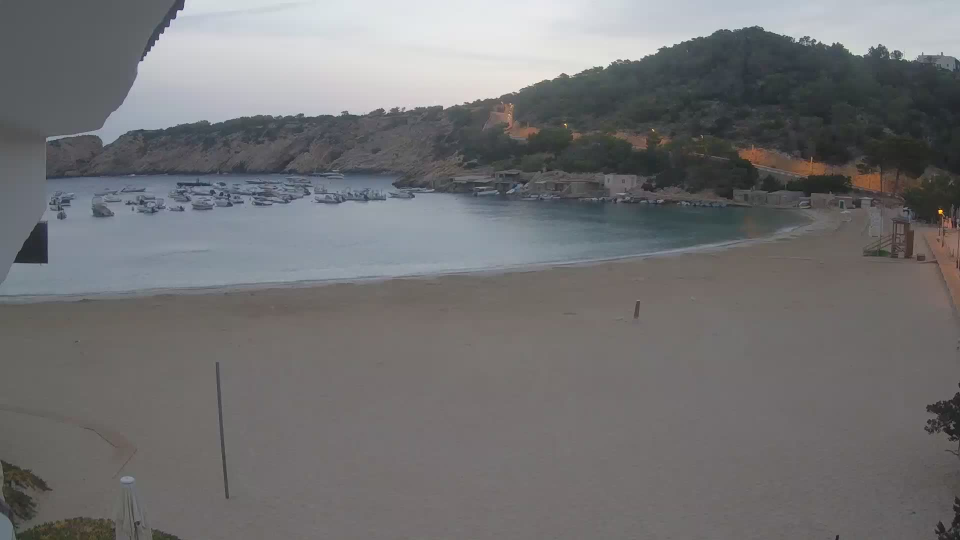
#> input picture data/images/1660712400.jpg, 1920 x 1080 px (shown at 1/2 size); its folder holds 5 pictures in this run
$ jupyter execute --allow-errors Method2.ipynb
#> lines starting #> are read from the running program, lines starting #| are printed output that depends on the picture; after the words box and inside, x2 and y2 are one past the last pixel; in counts of white or black regions, pixels touching at a corner belong together
### lessons.py
import json
import typing as tp
from typing import Tuple

import cv2
import matplotlib.pyplot as plt
import numpy as np


def histogram_find_cuts(nbins: int) -> np.ndarray:
    """Sequence of evenly-spaced limits of each bin (e.g. [0.0, 85.0, 170.0, 255.0] for 3 bins)."""
    return np.arange(nbins + 1) * 255 / nbins


# [23 lines left out: functions histogram_count_values, histogram_plot, not called in this run]


def negative(image: np.ndarray) -> np.ndarray:
    """Returns the negative of a grayscale image in [0, 255]."""
    return 255 - image


def log_transform(image: np.ndarray) -> np.ndarray:
    """Returns the log transformation of a grayscale image."""
    return np.log(image + 1) / np.log(256) * 255


def exp_transform(image: np.ndarray) -> np.ndarray:
    """Returns the exp transformation of a grayscale image, which should invert the log transformation."""
    return np.exp(image / 255 * np.log(256)) - 1


def gamma_transform(image: np.ndarray, gamma: float) -> np.ndarray:
    """Returns the gamma transformation of a grayscale image."""
    return np.power(image / 255, gamma) * 255


# [6 lines left out: function windowing, not called in this run]


def minmax_normalization(image: np.ndarray) -> np.ndarray:
    """Linear normalization assigning the lowest value to 0 and the highest value to 255."""
    return windowing(image, np.min(image), np.max(image))


# [6 lines left out: function histogram_equalization, not called in this run]


def clahe(image: np.ndarray, clip_limit=5.0, grid_size=(4, 4)) -> np.ndarray:
    """Contrast-limited adaptive histogram equalization."""
    image = image.astype('uint8')   # Ensure that the image is of type uint8
    clahe = cv2.createCLAHE(clipLimit=clip_limit, tileGridSize=grid_size)
    return clahe.apply(image)


def additive_white_gaussian_noise(image: np.ndarray, std: float) -> np.ndarray:
    """Adds additive white Gaussian noise to an image."""
    return image + np.random.normal(0, std, image.shape)


def uniform_multiplicative_noise(image: np.ndarray, a: float, b: float) -> np.ndarray:
    """Adds uniform multiplicative noise to an image."""
    return image * np.random.uniform(a, b, image.shape)


# [11 lines left out: function salt_and_pepper_noise, not called in this run]


def shot_noise(image: np.ndarray) -> np.ndarray:
    """Add shot noise to an image."""
    return np.random.poisson(image)


# [15 lines left out: function convolution, not called in this run]


def kernel_squared_mean_filter(size: Tuple[int, int]) -> np.ndarray:
    """Returns a kernel the of given size for the mean filter."""
    return np.ones(shape=size, dtype=np.float32) / np.prod(size)


# [18 lines left out: functions kernel_gaussian_filter, kernel_sharpening, not called in this run]


def kernel_horizontal_derivative() -> np.ndarray:
    """Returns a 3x1 kernel for the horizontal derivative using first order central difference coefficients. """
    return np.array([[1/2, 0, -1/2]])


def kernel_vertical_derivative() -> np.ndarray:
    """Returns a 1x3 kernel for the vertical derivative using first order central difference coefficients. """
    return kernel_horizontal_derivative().transpose()


# [4 lines left out: function kernel_sobel_horizontal, not called in this run]


def kernel_sobel_vertical() -> np.ndarray:
    """Returns the sobel operator for vertical derivatives. """
    return kernel_sobel_horizontal().transpose()


# [30 lines left out: functions kernel_LoG_filter, median_filter, max_pooling, not called in this run]


def binarize_by_thresholding(img: np.ndarray, threshold: float) -> np.ndarray:
    """Returns a binary version of the image by applying a thresholding operation."""
    return (img >= threshold)*255


# [101 lines left out: functions binarize_by_otsu, binarize_by_dithering, label_connected_components, binarize_by_hysteresis, not called in this run]


def object_area(binary_img: np.ndarray) -> np.ndarray:
    """Returns the area of one object, passed as a binary image that contains only one connected component."""
    return np.sum(binary_img)


# [46 lines left out: functions object_centroid, largest_object, most_centered_object, not called in this run]


def dilation(img: np.ndarray, structuring_element: np.ndarray) -> np.ndarray:
    """Returns the dilation of the binary/grayscale image with the given structuring element."""
    return cv2.dilate(img.astype('uint8'), structuring_element.astype('uint8'))


def erosion(img: np.ndarray, structuring_element: np.ndarray) -> np.ndarray:
    """Returns the erosion of the binary/grayscale image with the given structuring element."""
    return cv2.erode(img.astype('uint8'), structuring_element.astype('uint8'))


def opening(img: np.ndarray, structuring_element: np.ndarray) -> np.ndarray:
    """Returns the opening of the binary/grayscale image with the given structuring element."""
    return dilation(erosion(img, structuring_element), np.flip(structuring_element))


def closing(img: np.ndarray, structuring_element: np.ndarray) -> np.ndarray:
    """Returns the closing of the binary/grayscale image with the given structuring element."""
    return erosion(dilation(img, structuring_element), np.flip(structuring_element))


def morphological_gradient(img: np.ndarray, structuring_element: np.ndarray) -> np.ndarray:
    """Returns the morphological gradient of the binary/grayscale image with the given structuring element."""
    return dilation(img, structuring_element) - erosion(img, structuring_element)


# [202 lines left out: functions morphological_skeleton, region_growing_segmentation, segmentation_by_watershed, contour_based_segmentation, intensity, luma and 11 more, not called in this run]

### metrics.py


def mse(y_real, y_pred):
    score = 0
    for real, pred in zip(y_real, y_pred):
        score += (real - pred) ** 2
    return score / len(y_real)


# [20 lines left out: functions precision, recall, accuracy, not called in this run]

### Method2.ipynb
[cell 1]
import json
import typing as tp
from glob import glob

import cv2
import matplotlib.pyplot as plt
import numpy as np
import seaborn as sns
import pandas as pd

[cell 2]
from lessons import *
from metrics import *

[cell 3]
annotations = None
#> (the rest of this cell did not finish here and is left out)

[cell 4]
def flooding(row, col, sure_bg):
    rows, cols = sure_bg.shape
    sure_bg[row, col] = 0
    Q = [(row, col)]
    while len(Q) > 0:
        y, x = Q.pop()

        for x2 in range(-1, 2):
            for y2 in range(-1, 2):
                if x + x2 < 0 or x + x2 >= cols: continue
                if y + y2 < 0 or y + y2 >= rows: continue

                if sure_bg[y + y2, x + x2] == 255:
                    sure_bg[y + y2, x + x2] = 0
                    Q.append((y + y2, x + x2))

[cell 5]
def process_image(path):
#> called with path = 'data/images/1660712400.jpg'
    img_name = path.split("/")[-1]
    img_bgr = cv2.imread(path)
#> img_bgr is the input picture: shape (1080, 1920, 3); mean B, G, R 114.9, 113.7, 113.8
    img_bgr = img_bgr[400:, :, :]  # get region of interest
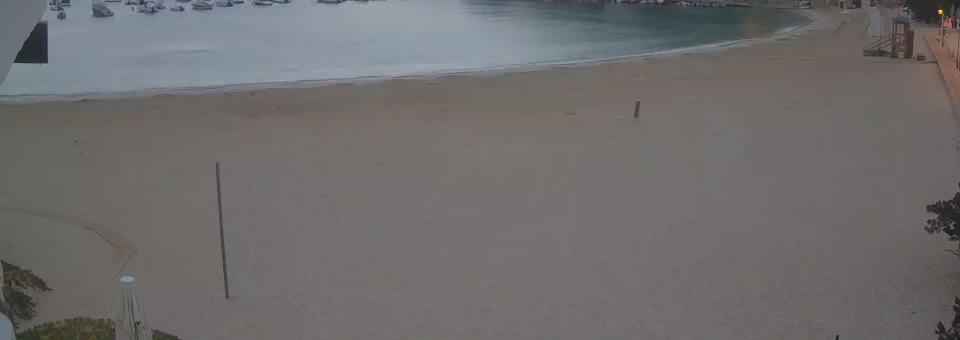
#> img_bgr: shape (680, 1920, 3) (shown at 1/2 size); mean B, G, R 108.8, 108.7, 110.5
    img_rgb = cv2.cvtColor(img_bgr, cv2.COLOR_BGR2RGB)
    img_gray = cv2.cvtColor(img_rgb, cv2.COLOR_RGB2GRAY)

    # QUESTION: ¿change intensity? ¿luma, value, L from HSL, L from Lab, ...?

    # compute contrast using clahe
    contrast = clahe(img_gray)

    # binarize by threshold
    thresh = binarize_by_thresholding(contrast, 40)
#> in binarize_by_thresholding, `return (img >= threshold)*255`:
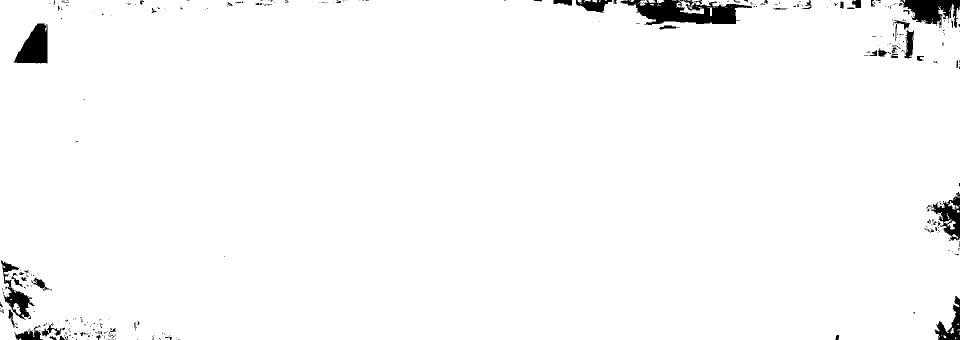
#> returned value: shape (680, 1920) int64 (shown at 1/2 size); 97.8% white; 347 black regions (281 under 20 px), largest, box (x1, y1, x2, y2) and area: (1240, 0, 1504, 50) 7353, (1798, 0, 1920, 56) 3884, (27, 47, 95, 127) 3557

    # get the negative threshold
    thresh_inv = negative(thresh)

    # noise removal
    kernel = np.ones((3,3), np.uint8)
    opening = cv2.morphologyEx(thresh_inv.astype('uint8'), cv2.MORPH_OPEN, kernel, iterations=2)
#> opening: shape (680, 1920); 1.7% white; 40 white regions, largest, box (x1, y1, x2, y2) and area: (1272, 0, 1488, 50) 6243, (30, 47, 95, 126) 3504, (1808, 0, 1920, 48) 3340

    # sure background area
    sure_bg = cv2.dilate(opening, kernel, iterations=3)
#> sure_bg: shape (680, 1920); 2.6% white; 24 white regions, largest, box (x1, y1, x2, y2) and area: (1242, 0, 1491, 62) 9356, (27, 44, 98, 129) 4413, (1805, 0, 1920, 51) 4318

    # Finding sure foreground area
    dist_transform = cv2.distanceTransform(opening, cv2.DIST_L2, 5)
    ret, sure_fg = cv2.threshold(dist_transform, 0.7 * dist_transform.max(), 255, 0)
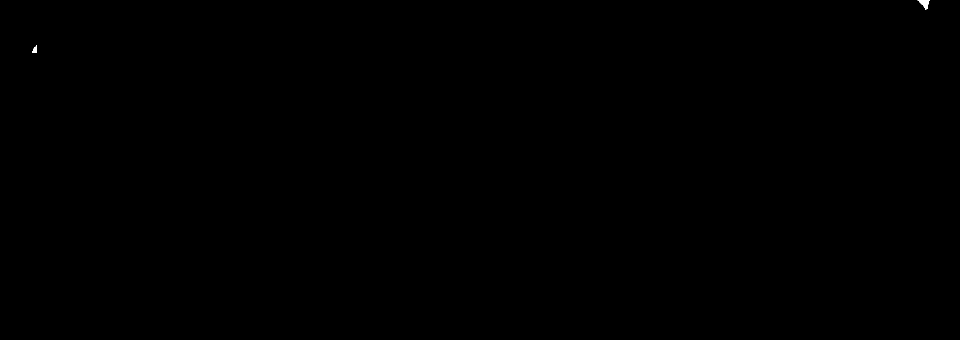
#> sure_fg: shape (680, 1920) float32 (shown at 1/2 size); 0.03% white; 2 white regions, box (x1, y1, x2, y2) and area: (1835, 0, 1860, 19) 242, (64, 90, 74, 105) 91
#> ret = 21.97

    # Finding unknown region
    sure_fg = np.uint8(sure_fg)
    unknown = cv2.subtract(sure_bg, sure_fg)
#> unknown: shape (680, 1920); 2.6% white; 24 white regions

    # remove border noise
    rows, cols = sure_bg.shape
#> rows = 680; cols = 1920
    for col in range(cols):
        if sure_bg[0, col] == 255:
            flooding(0, col, sure_bg)
        if sure_bg[rows - 1, col] == 255:
            flooding(rows - 1, col, sure_bg)
    for row in range(rows):
        if sure_bg[row, 0] == 255:
            flooding(row, 0, sure_bg)
        if sure_bg[row, cols - 1] == 255:
            flooding(row, cols - 1, sure_bg)

    # find "person" contours
    contours, hierarchy = cv2.findContours(sure_bg ,cv2.RETR_TREE, cv2.CHAIN_APPROX_SIMPLE)
#> contours = 15 contours; largest, box (x1, y1, x2, y2) and area: (27, 44, 98, 129) 4280, (7, 580, 62, 638) 2332, (1809, 61, 1830, 119) 962, (3, 523, 35, 547) 574, (70, 557, 92, 579) 397
#> sure_bg: shape (680, 1920); 0.82% white; 14 white regions, largest, box (x1, y1, x2, y2) and area: (27, 44, 98, 129) 4413, (7, 580, 62, 638) 2414, (1809, 61, 1830, 119) 1038

    # QUESTION ¿apply area threshold min/max?
    # contour_area = cv2.contourArea(contours[0])

    # TN ignored in detection
    # TODO: compute FP
    TP, TN, FP, FN = 0, 0, 0, 0

    if img_name not in annotations.keys():
        return TP, TN, FP, FN

    visited = sure_bg.copy()

    for ann in annotations[img_name]:
        x, y = ann
        y -= 400  # sustract the region out of interest

        if sure_bg[y, x] == 255:
            TP += 1
            flooding(y, x, visited)
        else:
            FN += 1

    for row in range(rows):
        for col in range(cols):
            if col < 0 or col >= cols: continue
            if row < 0 or row >= rows: continue

            if visited[row, col] == 255:
                FP += 1
                flooding(row, col, visited)

    return TP, TN, FP, FN

[cell 6]
m = pd.DataFrame({}, columns=['filename', 'TP', 'FP', 'FN', 'Precision', 'Recall', 'Accuracy', 'MSE'])
y_real, y_pred = list(), list()

#> (the rest of this cell did not finish here and is left out)

[cell 7]
m.sort_values('filename')

[cell 8]
m['MSE'].mean(), m['MSE'].median()

[cell 9]
mses = []

for row in m.sort_values('filename').values:
    _, TP, FP, FN, _, _, _ = row
    item = mse([TP + FN], [TP])
    mses.append(item)
    print(item)

[cell 10]
np.median(mses)

[cell 11]
y_real, y_pred

#> (a cell that did not finish here is left out)


[cell 13]
img_bgr = cv2.imread('../dataset/images/1660752000.jpg')
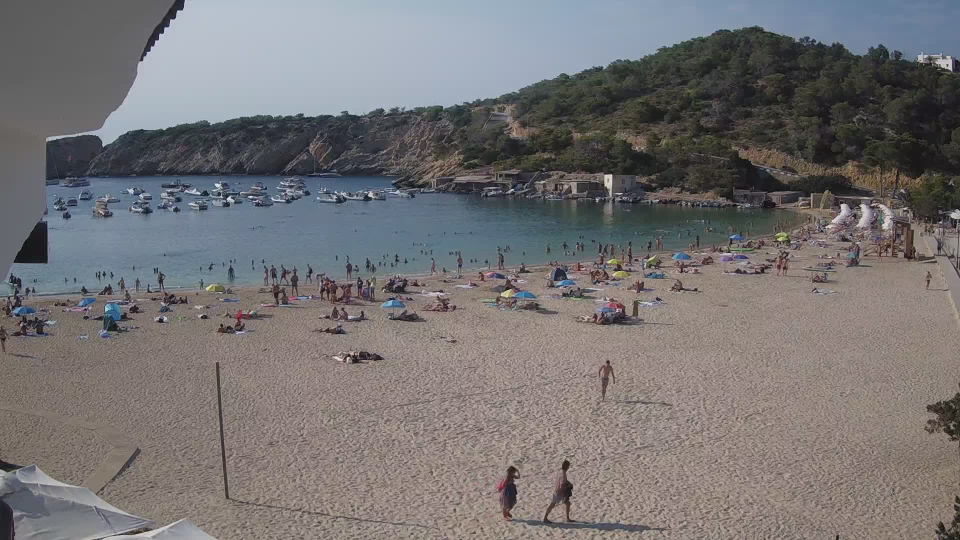
#> input picture data/images/1660752000.jpg, 1920 x 1080 px, found by its file name (shown at 1/2 size)
#> img_bgr is the input picture: shape (1080, 1920, 3); mean B, G, R 115.7, 114.8, 117.5

# get region of interest
img_bgr = img_bgr[400:,:,:]
#> img_bgr: shape (680, 1920, 3)

img_rgb = cv2.cvtColor(img_bgr, cv2.COLOR_BGR2RGB)
img_gray = cv2.cvtColor(img_rgb, cv2.COLOR_RGB2GRAY)
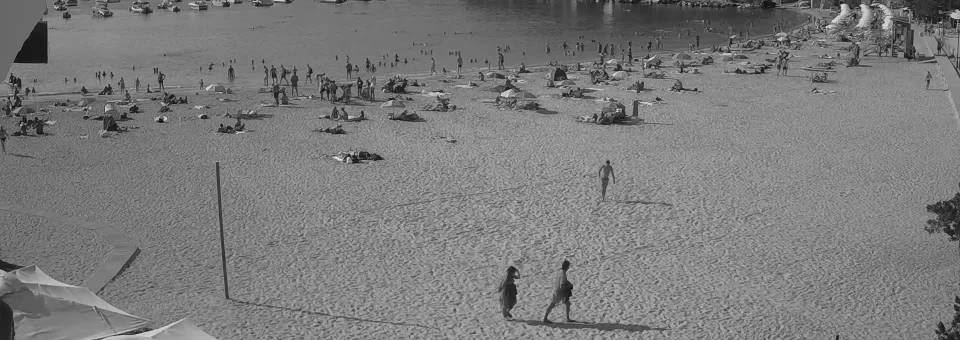
#> img_gray: shape (680, 1920) (shown at 1/2 size); min 1, max 247, mean 123

[cell 14]
plt.imshow(img_rgb)
plt.xticks([]);
plt.yticks([]);

[cell 15]
plt.imshow(img_gray, cmap='gray')
plt.xticks([]);
plt.yticks([]);
plt.title('Image intensity');

[cell 16]
contrast = clahe(img_gray)
#> call 2 of clahe, with clip_limit = 5, grid_size = (4, 4)
#> in clahe (call 2), `return clahe.apply(image)`:
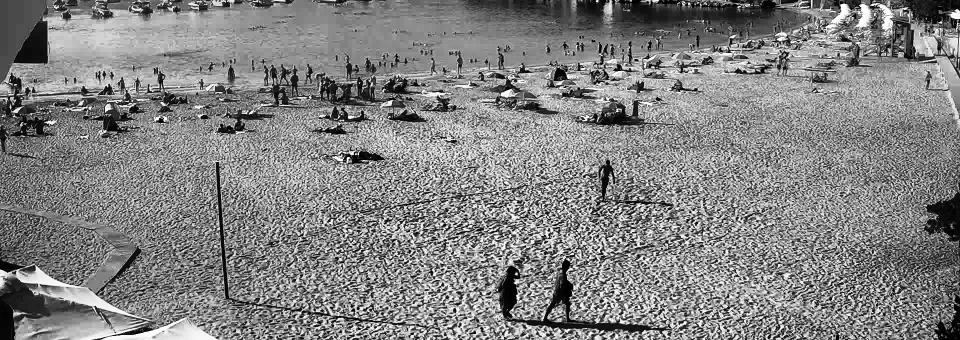
#> returned value: shape (680, 1920) (shown at 1/2 size); min 0, max 255, mean 130.5
plt.imshow(contrast, cmap='gray')
plt.xticks([]);
plt.yticks([]);
plt.title('Image with CLAHE');

[cell 17]
thresh = binarize_by_thresholding(contrast, 40)
#> in binarize_by_thresholding (call 2), `return (img >= threshold)*255`: returned value: shape (680, 1920) int64; 89% white; 11817 black regions (11014 under 20 px), largest, box (x1, y1, x2, y2) and area: (992, 517, 1340, 668) 8349, (0, 556, 99, 680) 5976, (1849, 381, 1920, 518) 4284
plt.imshow(thresh, cmap='gray')
plt.xticks([]);
plt.yticks([]);
plt.title('Image binarized by threshold 40');

[cell 18]
thresh_inv = negative(thresh)
#> in negative (call 2), `return 255 - image`:
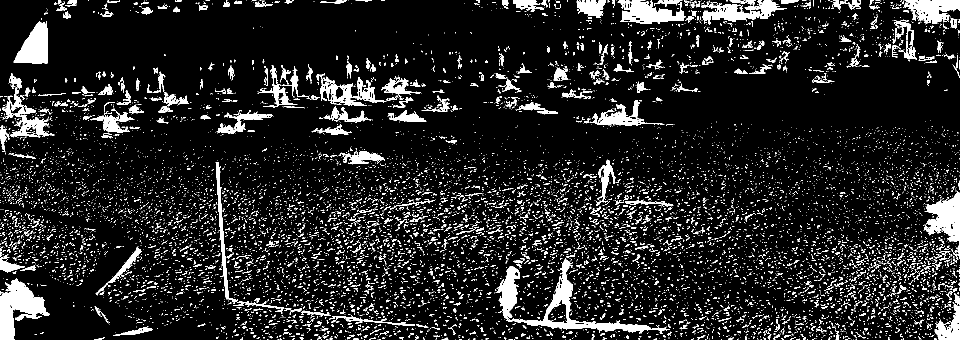
#> returned value: shape (680, 1920) int64 (shown at 1/2 size); 11% white; 11817 white regions (11014 under 20 px), largest, box (x1, y1, x2, y2) and area: (992, 517, 1340, 668) 8349, (0, 556, 99, 680) 5976, (1849, 381, 1920, 518) 4284
plt.imshow(thresh_inv, cmap='gray')
plt.xticks([]);
plt.yticks([]);
plt.title('Image negative');

[cell 19]
# noise removal
kernel = np.ones((3,3),np.uint8)
opening = cv2.morphologyEx(thresh_inv.astype('uint8'), cv2.MORPH_OPEN,kernel, iterations = 2)
#> opening: shape (680, 1920); 4.1% white; 188 white regions (2 under 20 px), largest, box (x1, y1, x2, y2) and area: (0, 559, 98, 680) 5499, (1053, 520, 1301, 664) 5000, (28, 46, 95, 127) 3669

# sure background area
sure_bg = cv2.dilate(opening,kernel,iterations=3)
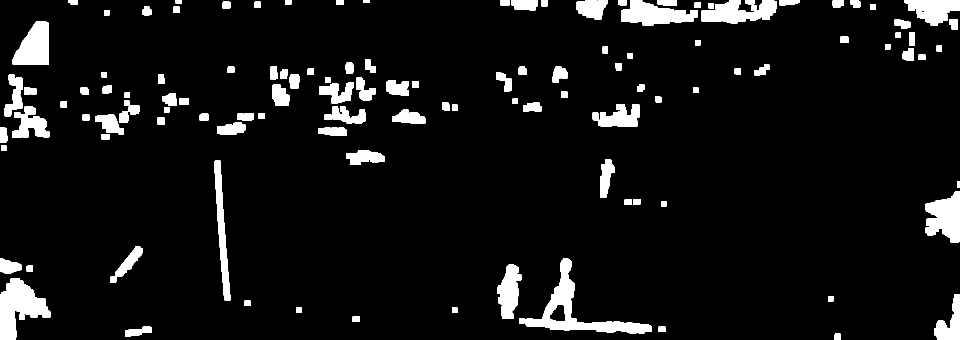
#> sure_bg: shape (680, 1920) (shown at 1/2 size); 7.2% white; 122 white regions, largest, box (x1, y1, x2, y2) and area: (1050, 517, 1304, 667) 8155, (0, 556, 101, 680) 6692, (1851, 383, 1920, 486) 4951

# Finding sure foreground area
dist_transform = cv2.distanceTransform(opening,cv2.DIST_L2,5)
ret, sure_fg = cv2.threshold(dist_transform, 0.7 * dist_transform.max(), 255, 0)
#> sure_fg: shape (680, 1920) float32; 0.05% white; 2 white regions, box (x1, y1, x2, y2) and area: (0, 618, 9, 680) 432, (61, 85, 75, 107) 181
#> ret = 20.56

# Finding unknown region
sure_fg = np.uint8(sure_fg)
unknown = cv2.subtract(sure_bg,sure_fg)
#> unknown: shape (680, 1920); 7.2% white; 122 white regions

[cell 20]
plt.imshow(sure_bg, cmap='gray')
plt.xticks([]);
plt.yticks([]);
plt.title('Image with distance transformation');

[cell 21]
rows, cols = sure_bg.shape
#> rows = 680; cols = 1920

for col in range(cols):
    if sure_bg[0, col] == 255:
        flooding(0, col, sure_bg)
    if sure_bg[rows - 1, col] == 255:
        flooding(rows - 1, col, sure_bg)

for row in range(rows):
    if sure_bg[row, 0] == 255:
        flooding(row, 0, sure_bg)
    if sure_bg[row, cols - 1] == 255:
        flooding(row, cols - 1, sure_bg)

[cell 22]
plt.imshow(sure_bg, cmap='gray')

plt.xticks([]);
plt.yticks([]);
plt.title('Image with removed border noise');
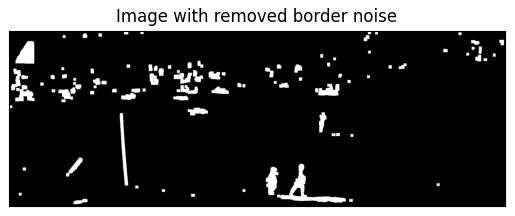
#> figure drawn by matplotlib, 1 panel

[cell 23]
contours, hierarchy = cv2.findContours(sure_bg ,cv2.RETR_TREE, cv2.CHAIN_APPROX_SIMPLE)
#> contours = 101 contours, 3 with area under 20; largest, box (x1, y1, x2, y2) and area: (1050, 517, 1304, 667) 8520, (25, 43, 98, 130) 4464, (429, 321, 461, 601) 3286, (994, 529, 1043, 638) 3280, (1185, 208, 1279, 254) 2594
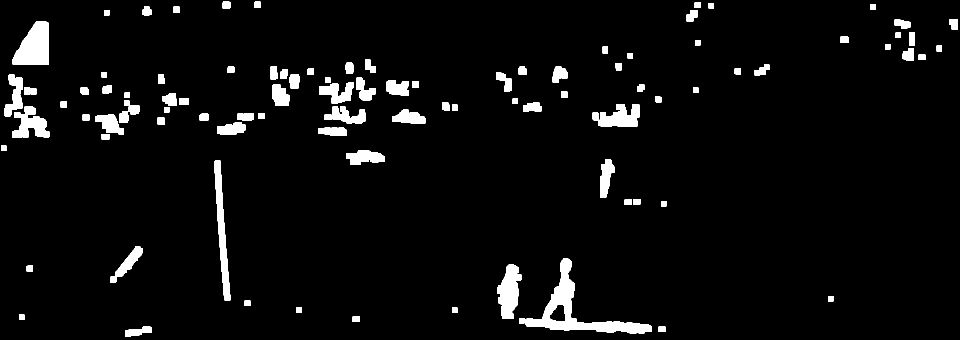
#> sure_bg: shape (680, 1920) (shown at 1/2 size); 4.7% white; 97 white regions

[cell 24]
len(contours)
#> Out = 101

[cell 25]
# filter by min/max area?

[cell 26]
contour_area = cv2.contourArea(contours[0])
#> contour_area = 130
contour_area
#> Out = 130

#> (a cell that did not finish here is left out)
